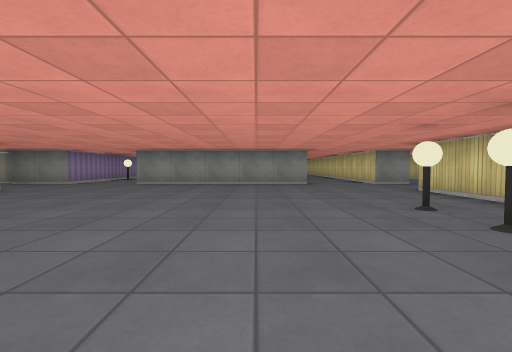
view 1 (above)

24 first-person views from a walk through a cub3D maze. The camera is about half as high as the walls, tilts 2° down and sees 90° across. The floor is counted in squares. Each view is taken from the middle of a square. On the plan, view 1 faces up. The plan holds only what a view shows up to about 9 squares ahead; the rest is blank.

view 2
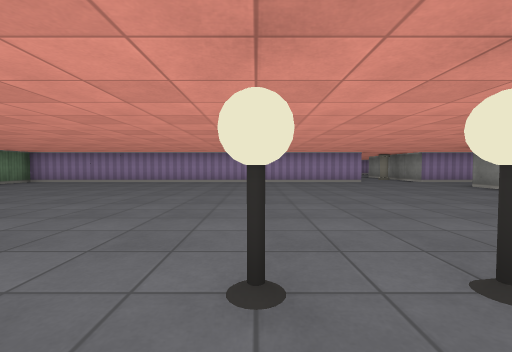

view 3
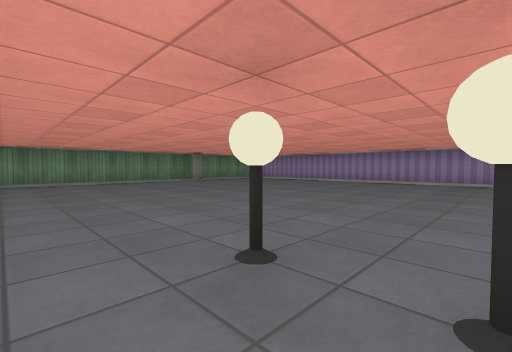

view 4
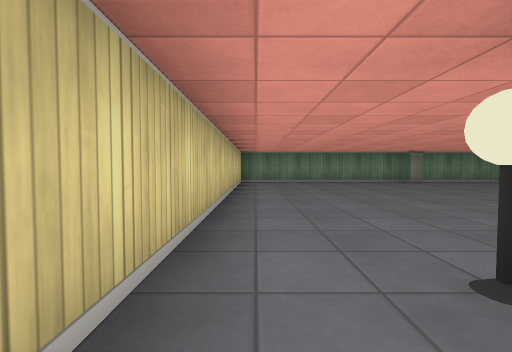

view 5
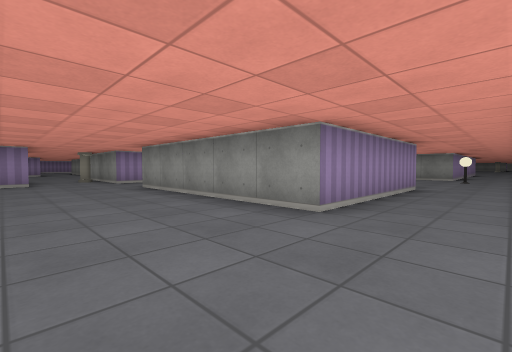

view 6
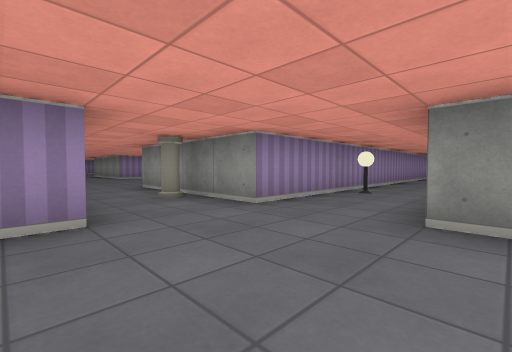

view 7
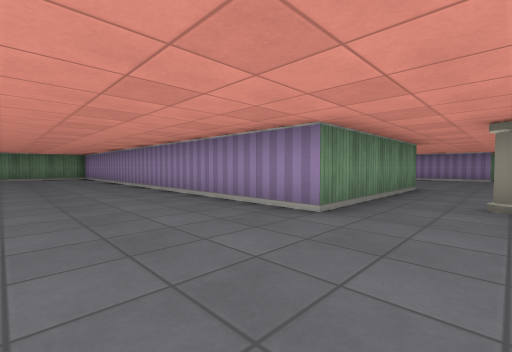

view 8
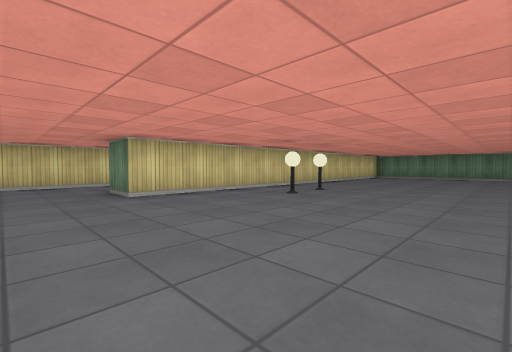

view 9
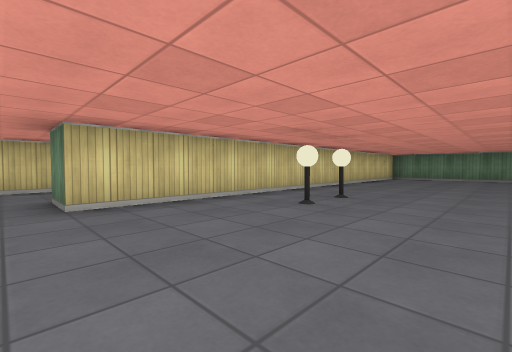

view 10
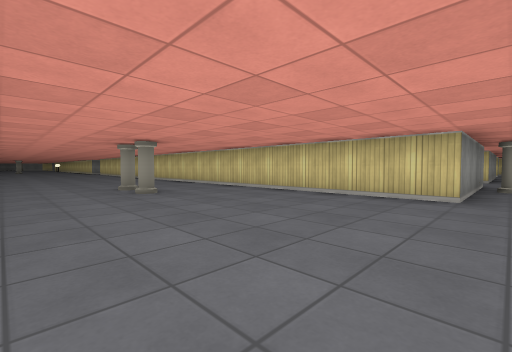

view 11
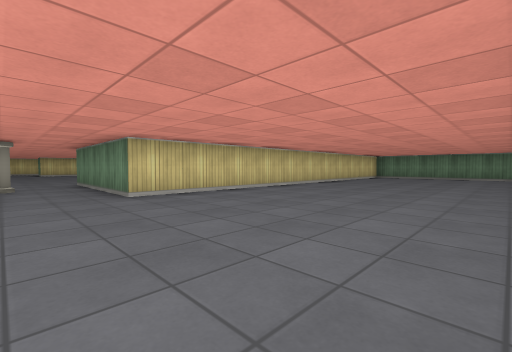

view 12
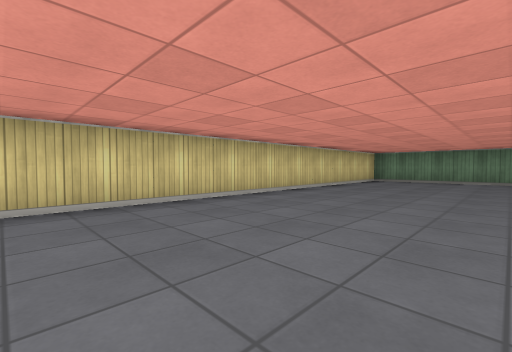

view 13
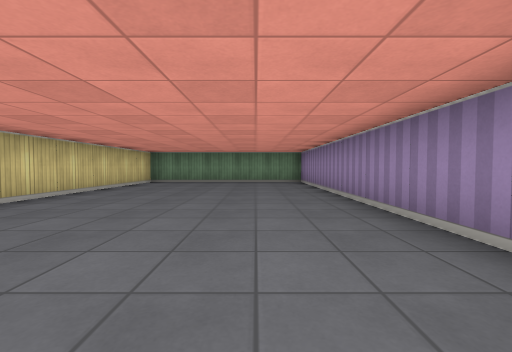

view 14
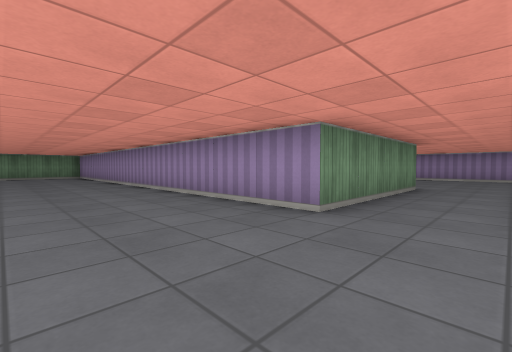

view 15
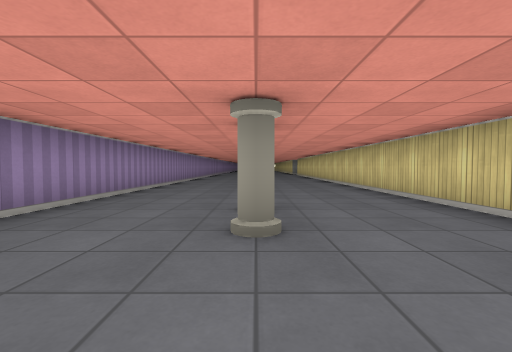

view 16
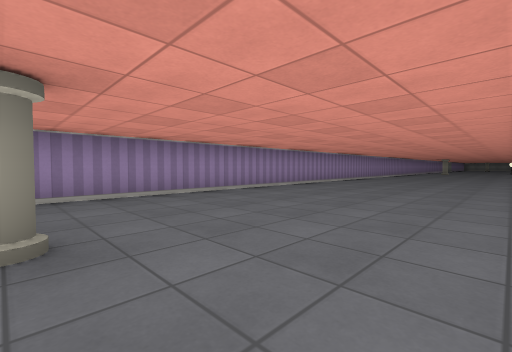

view 17
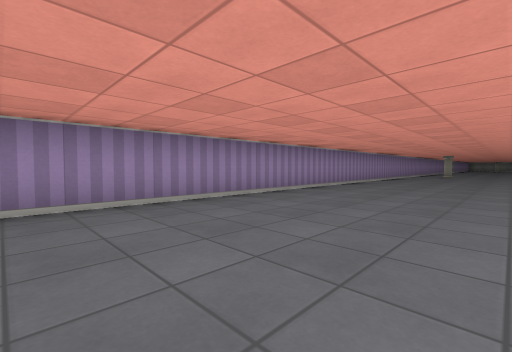

view 18
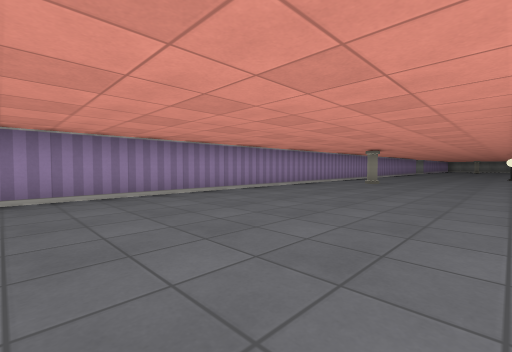

view 19
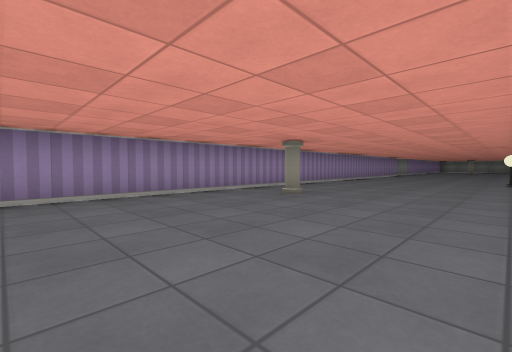

view 20
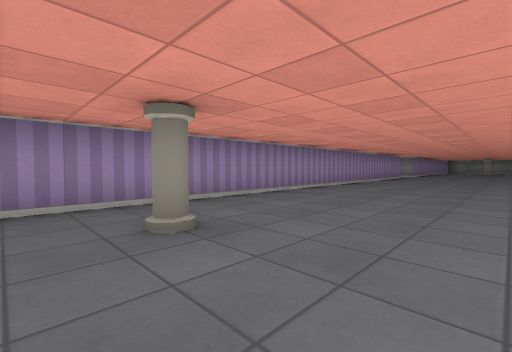

view 21
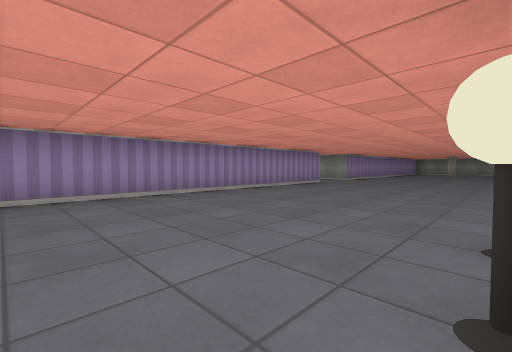

view 22
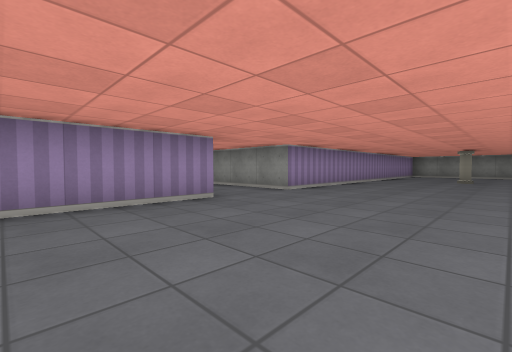

view 23
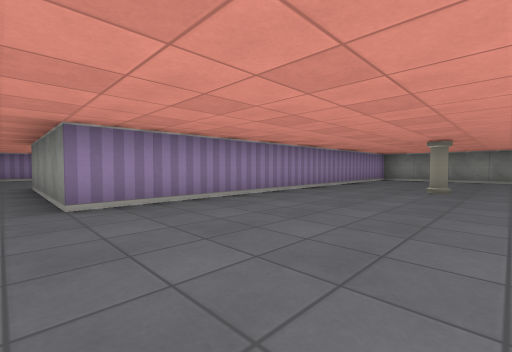

view 24
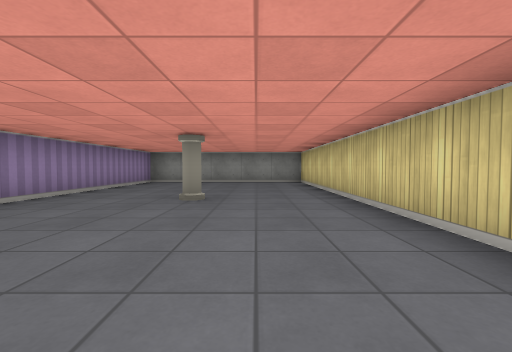

### Floor plan
Points are (right, up) in squares from view 1. A wall is a line through its corners. A room is listed if a view was taken in it or the views show most of it. See-through windows are left out.
Room 1 (views 1, 2, 3, 4, 5, 6, 7, 8, 9)
walls: (-5.5, 7.5) (-9.5, 7.5); (1.5, 7.5) (-3.5, 7.5); (3.5, -5.1) (3.5, 5.5); (-9.5, 5.5) (-5.5, 5.5) (-5.5, -5.5) (3.5, -5.5)
ways out: opening at (-9.5, 6.5) to room 2; opening at (-4.5, 8); opening at (2.5, 7.5)
objects: pillar (-7, 7); pillar (-2, -5); lamp (2, 2); lamp (2, 3)
Room 2 (views 10, 11, 12, 13, 14, 15, 16, 17, 18, 19, 20, 21, 22, 23, 24)
walls: (-9.5, 7.5) (-9.5, 19.1); (-14.5, 44.6) (-14.5, 12.4); (-18.6, 6.5) (-14.5, 6.5) (-14.5, -5.5) (-9.5, -5.5) (-9.5, 5.5); (-9.5, 49.4) (-9.5, 56.5) (-14.5, 56.5) (-14.5, 46.5) (-18.5, 46.5)
ways out: opening at (-9.5, 6.5) to room 1; opening at (-18.5, 7.5); opening at (-18.5, 45.5)
objects: pillar (-13, 33); pillar (-12, 12); pillar (-12, 13); pillar (-12, 52); lamp (-10, 38); other object (-10, 39)

Positions as (right, up) in squares from view 1, and headings:
1: (0, 0), facing up
2: (3, 2), facing left
3: (3, 3), facing down-left
4: (3, 3), facing down
5: (3, 5), facing up-left
6: (-3, 5), facing up-left
7: (-3, 7), facing down-left
8: (-1, 7), facing down-right
9: (0, 6), facing down-right
10: (-14, 7), facing up-right
11: (-14, 7), facing down-right
12: (-13, 4), facing down-right
13: (-13, 3), facing down
14: (-12, 8), facing down-left
15: (-12, 10), facing up
16: (-10, 13), facing up-left
17: (-11, 19), facing up-left
18: (-10, 25), facing up-left
19: (-10, 29), facing up-left
20: (-11, 32), facing up-left
21: (-10, 37), facing up-left
22: (-11, 42), facing up-left
23: (-11, 46), facing up-left
24: (-11, 48), facing up
